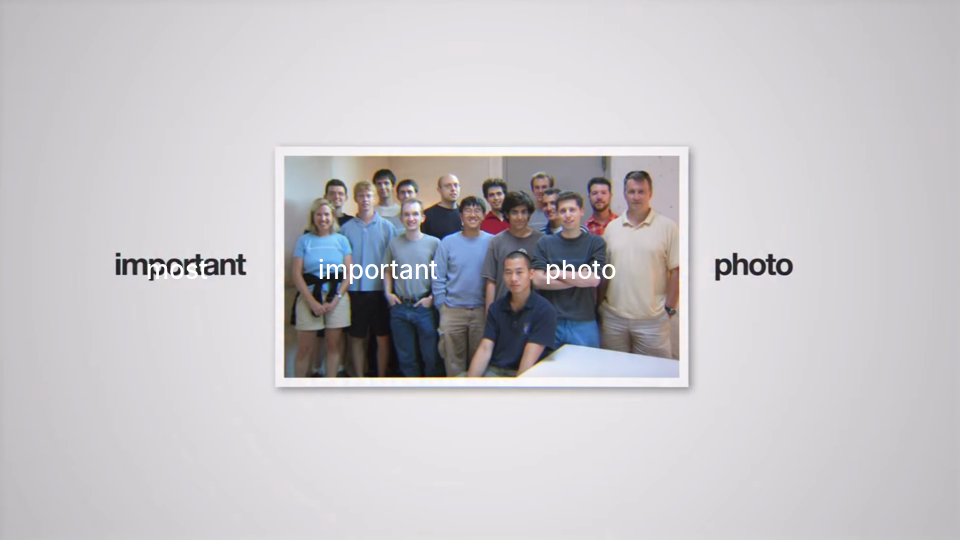
#> input picture research/metro-media-house/sprint/R2-tools/test/caption_test.png, 960 x 540 px
$ python grid_reveal.py test/caption_test.png out.png
#> lines starting #> are read from the running program, lines starting #| are printed output that depends on the picture
#!/usr/bin/env python3
"""Grid reveal opener: photo blurred, then 3x3 white blocks pop 2-3 at a time,
hold 2-3 frames, fade to the sharp photo over 3-4 frames. Faint 1px grid lines.
Usage: grid_reveal.py <image> <out.mp4> [--w 1920 --h 1080 --fps 25 --dur 1.5 --seed 1] [--sheet sheet.png]
"""
import argparse, random, subprocess
import numpy as np
from PIL import Image, ImageFilter, ImageOps

WHITE = np.array([0xF2, 0xF1, 0xEF], np.float32)

def main():
    ap = argparse.ArgumentParser()
    ap.add_argument("image"); ap.add_argument("out")
    ap.add_argument("--w", type=int, default=1920); ap.add_argument("--h", type=int, default=1080)
    ap.add_argument("--fps", type=int, default=25); ap.add_argument("--dur", type=float, default=1.5)
    ap.add_argument("--seed", type=int, default=1); ap.add_argument("--sheet", default=None)
    a = ap.parse_args()
    rng = random.Random(a.seed)
    img = ImageOps.fit(Image.open(a.image).convert("RGB"), (a.w, a.h), Image.LANCZOS)
    sharp = np.asarray(img, np.float32)
    blur = np.asarray(img.filter(ImageFilter.GaussianBlur(max(4, a.w // 60))), np.float32)
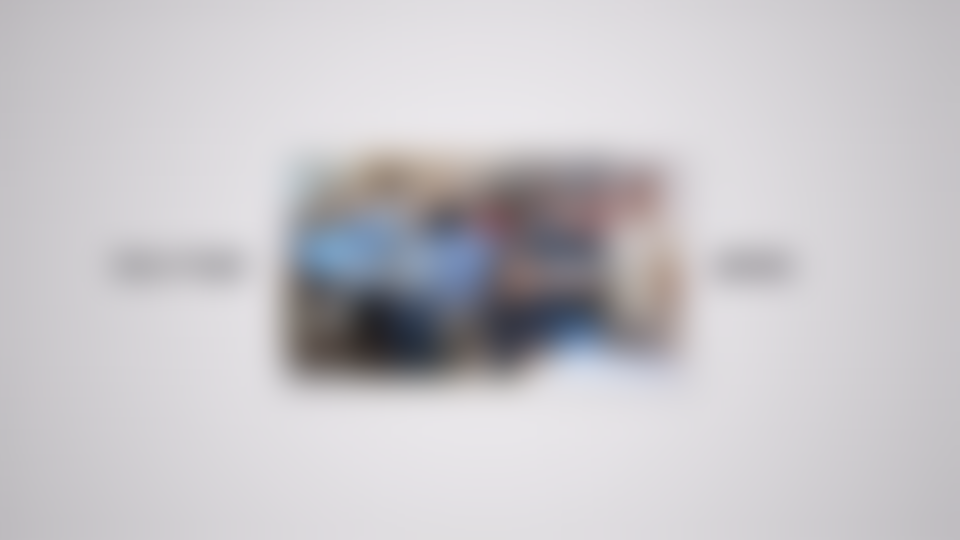
#> blur: shape (1080, 1920, 3) float32 (shown at 1/2 size); mean R, G, B 199.3, 197, 200.7
    n = int(round(a.fps * a.dur))
    xs = [round(i * a.w / 3) for i in range(4)]; ys = [round(i * a.h / 3) for i in range(4)]
    cells = [(r, c) for r in range(3) for c in range(3)]; rng.shuffle(cells)
    groups, i = [], 0
    while i < 9:
        k = min(rng.choice([2, 3]), 9 - i); groups.append(cells[i:i + k]); i += k
    span = max(1, int(a.fps * 1.0) - 7)  # all pops inside ~1 s incl. hold+fade
    sched = {}
    for gi, g in enumerate(groups):
        s = 2 + round(gi * span / max(1, len(groups) - 1))
        for cell in g:
            sched[cell] = (s, rng.choice([2, 3]), rng.choice([3, 4]))
#> (the run stopped early here; a loop or call above may not have finished)
